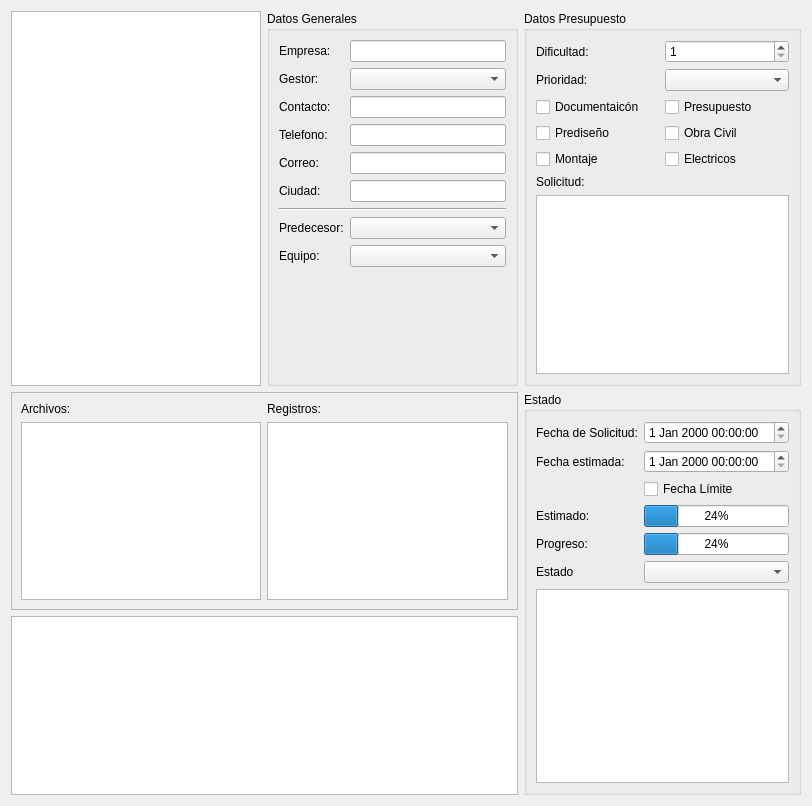
<?xml version="1.0" encoding="UTF-8"?>
<ui version="4.0">
 <class>Form</class>
 <widget class="QWidget" name="Form">
  <property name="geometry">
   <rect>
    <x>0</x>
    <y>0</y>
    <width>812</width>
    <height>806</height>
   </rect>
  </property>
  <property name="windowTitle">
   <string>Form</string>
  </property>
  <layout class="QGridLayout" name="gridLayout_5">
   <item row="0" column="2">
    <widget class="QGroupBox" name="groupBox_2">
     <property name="title">
      <string>Datos Presupuesto</string>
     </property>
     <layout class="QGridLayout" name="gridLayout">
      <item row="2" column="0">
       <widget class="QCheckBox" name="checkBox">
        <property name="text">
         <string>Documentaicón</string>
        </property>
       </widget>
      </item>
      <item row="4" column="1">
       <widget class="QCheckBox" name="checkBox_6">
        <property name="text">
         <string>Electricos</string>
        </property>
       </widget>
      </item>
      <item row="0" column="0">
       <widget class="QLabel" name="label_6">
        <property name="text">
         <string>Dificultad:</string>
        </property>
       </widget>
      </item>
      <item row="6" column="0" colspan="2">
       <widget class="QTextEdit" name="textEdit"/>
      </item>
      <item row="5" column="0">
       <widget class="QLabel" name="label_8">
        <property name="text">
         <string>Solicitud:</string>
        </property>
       </widget>
      </item>
      <item row="1" column="1">
       <widget class="QComboBox" name="comboBox">
        <property name="currentIndex">
         <number>-1</number>
        </property>
       </widget>
      </item>
      <item row="2" column="1">
       <widget class="QCheckBox" name="checkBox_4">
        <property name="text">
         <string>Presupuesto</string>
        </property>
       </widget>
      </item>
      <item row="3" column="0">
       <widget class="QCheckBox" name="checkBox_2">
        <property name="text">
         <string>Prediseño</string>
        </property>
       </widget>
      </item>
      <item row="3" column="1">
       <widget class="QCheckBox" name="checkBox_5">
        <property name="text">
         <string>Obra Civil</string>
        </property>
       </widget>
      </item>
      <item row="1" column="0">
       <widget class="QLabel" name="label_7">
        <property name="text">
         <string>Prioridad:</string>
        </property>
       </widget>
      </item>
      <item row="4" column="0">
       <widget class="QCheckBox" name="checkBox_3">
        <property name="text">
         <string>Montaje</string>
        </property>
       </widget>
      </item>
      <item row="0" column="1">
       <widget class="QSpinBox" name="spinBox">
        <property name="minimum">
         <number>1</number>
        </property>
        <property name="maximum">
         <number>10</number>
        </property>
       </widget>
      </item>
     </layout>
    </widget>
   </item>
   <item row="0" column="0">
    <widget class="QTreeView" name="treeView"/>
   </item>
   <item row="0" column="1">
    <widget class="QGroupBox" name="groupBox">
     <property name="title">
      <string>Datos Generales</string>
     </property>
     <layout class="QGridLayout" name="gridLayout_3">
      <item row="8" column="0">
       <widget class="QLabel" name="label_18">
        <property name="text">
         <string>Predecesor:</string>
        </property>
       </widget>
      </item>
      <item row="10" column="0" colspan="2">
       <spacer name="verticalSpacer">
        <property name="orientation">
         <enum>Qt::Vertical</enum>
        </property>
        <property name="sizeHint" stdset="0">
         <size>
          <width>20</width>
          <height>40</height>
         </size>
        </property>
       </spacer>
      </item>
      <item row="5" column="1">
       <widget class="QLineEdit" name="lineEdit_2"/>
      </item>
      <item row="1" column="0">
       <widget class="QLabel" name="label_2">
        <property name="text">
         <string>Gestor:</string>
        </property>
       </widget>
      </item>
      <item row="3" column="1">
       <widget class="QLineEdit" name="lineEdit_4"/>
      </item>
      <item row="9" column="1">
       <widget class="QComboBox" name="comboBox_4"/>
      </item>
      <item row="3" column="0">
       <widget class="QLabel" name="label_4">
        <property name="text">
         <string>Telefono:</string>
        </property>
       </widget>
      </item>
      <item row="2" column="1">
       <widget class="QLineEdit" name="lineEdit_3"/>
      </item>
      <item row="0" column="1">
       <widget class="QLineEdit" name="lineEdit"/>
      </item>
      <item row="2" column="0">
       <widget class="QLabel" name="label_3">
        <property name="text">
         <string>Contacto:</string>
        </property>
       </widget>
      </item>
      <item row="1" column="1">
       <widget class="QComboBox" name="comboBox_3"/>
      </item>
      <item row="4" column="1">
       <widget class="QLineEdit" name="lineEdit_5"/>
      </item>
      <item row="4" column="0">
       <widget class="QLabel" name="label_5">
        <property name="text">
         <string>Correo:</string>
        </property>
       </widget>
      </item>
      <item row="5" column="0">
       <widget class="QLabel" name="label_16">
        <property name="text">
         <string>Ciudad:</string>
        </property>
       </widget>
      </item>
      <item row="0" column="0">
       <widget class="QLabel" name="label">
        <property name="text">
         <string>Empresa:</string>
        </property>
       </widget>
      </item>
      <item row="6" column="0" colspan="2">
       <widget class="Line" name="line">
        <property name="orientation">
         <enum>Qt::Horizontal</enum>
        </property>
       </widget>
      </item>
      <item row="9" column="0">
       <widget class="QLabel" name="label_17">
        <property name="text">
         <string>Equipo:</string>
        </property>
       </widget>
      </item>
      <item row="8" column="1">
       <widget class="QComboBox" name="comboBox_5"/>
      </item>
     </layout>
     <zorder>lineEdit</zorder>
     <zorder>lineEdit_3</zorder>
     <zorder>label</zorder>
     <zorder>label_2</zorder>
     <zorder>label_3</zorder>
     <zorder>label_4</zorder>
     <zorder>label_5</zorder>
     <zorder>lineEdit_4</zorder>
     <zorder>lineEdit_5</zorder>
     <zorder>comboBox_3</zorder>
     <zorder>label_16</zorder>
     <zorder>lineEdit_2</zorder>
     <zorder>verticalSpacer</zorder>
     <zorder>line</zorder>
     <zorder>comboBox_4</zorder>
     <zorder>label_17</zorder>
     <zorder>label_18</zorder>
     <zorder>comboBox_5</zorder>
    </widget>
   </item>
   <item row="1" column="0" colspan="2">
    <widget class="QFrame" name="frame">
     <property name="frameShape">
      <enum>QFrame::StyledPanel</enum>
     </property>
     <property name="frameShadow">
      <enum>QFrame::Raised</enum>
     </property>
     <layout class="QGridLayout" name="gridLayout_4">
      <item row="1" column="0">
       <widget class="QTreeView" name="treeView_2"/>
      </item>
      <item row="1" column="1">
       <widget class="QListView" name="listView"/>
      </item>
      <item row="0" column="0">
       <widget class="QLabel" name="label_14">
        <property name="text">
         <string>Archivos:</string>
        </property>
       </widget>
      </item>
      <item row="0" column="1">
       <widget class="QLabel" name="label_15">
        <property name="text">
         <string>Registros:</string>
        </property>
       </widget>
      </item>
     </layout>
    </widget>
   </item>
   <item row="2" column="0" colspan="2">
    <widget class="QTableView" name="tableView"/>
   </item>
   <item row="1" column="2" rowspan="2">
    <widget class="QGroupBox" name="groupBox_3">
     <property name="title">
      <string>Estado</string>
     </property>
     <layout class="QGridLayout" name="gridLayout_2">
      <item row="0" column="0">
       <widget class="QLabel" name="label_9">
        <property name="text">
         <string>Fecha de Solicitud:</string>
        </property>
       </widget>
      </item>
      <item row="0" column="1">
       <widget class="QDateTimeEdit" name="dateTimeEdit"/>
      </item>
      <item row="1" column="0">
       <widget class="QLabel" name="label_10">
        <property name="text">
         <string>Fecha estimada:</string>
        </property>
       </widget>
      </item>
      <item row="1" column="1">
       <widget class="QDateTimeEdit" name="dateTimeEdit_2">
        <property name="calendarPopup">
         <bool>false</bool>
        </property>
       </widget>
      </item>
      <item row="2" column="1">
       <widget class="QCheckBox" name="checkBox_7">
        <property name="text">
         <string>Fecha Límite</string>
        </property>
       </widget>
      </item>
      <item row="3" column="0">
       <widget class="QLabel" name="label_11">
        <property name="text">
         <string>Estimado:</string>
        </property>
       </widget>
      </item>
      <item row="3" column="1">
       <widget class="QProgressBar" name="progressBar">
        <property name="value">
         <number>24</number>
        </property>
       </widget>
      </item>
      <item row="4" column="0">
       <widget class="QLabel" name="label_12">
        <property name="text">
         <string>Progreso:</string>
        </property>
       </widget>
      </item>
      <item row="4" column="1">
       <widget class="QProgressBar" name="progressBar_2">
        <property name="value">
         <number>24</number>
        </property>
        <property name="invertedAppearance">
         <bool>false</bool>
        </property>
       </widget>
      </item>
      <item row="5" column="0">
       <widget class="QLabel" name="label_13">
        <property name="text">
         <string>Estado</string>
        </property>
       </widget>
      </item>
      <item row="5" column="1">
       <widget class="QComboBox" name="comboBox_2"/>
      </item>
      <item row="6" column="0" colspan="2">
       <widget class="QTextEdit" name="textEdit_2"/>
      </item>
     </layout>
    </widget>
   </item>
  </layout>
 </widget>
 <resources/>
 <connections/>
</ui>
